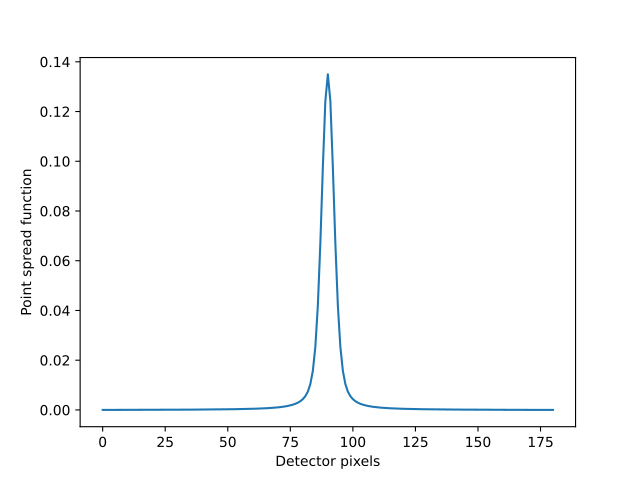

Recreate this plot in Python.
import matplotlib.pyplot as plt
import numpy as np
import pyuvs as pu

fig, ax = plt.subplots()

psf = pu.load_muv_point_spread_function()
detector_pixels = np.linspace(0, 180, num=181)
ax.plot(detector_pixels, psf)
ax.set_xlabel('Detector pixels')
ax.set_ylabel('Point spread function')
plt.show()
